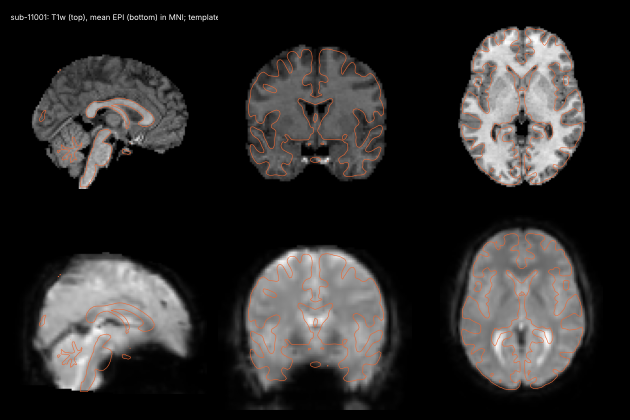
#> input picture derivatives/oxtfc/sub-11001/sub-11001_qc.png, 630 x 420 px; its folder holds only this picture in this run
$ python qc_montage.py
#> lines starting #> are read from the running program, lines starting #| are printed output that depends on the picture
"""Tile per-participant registration QC images into contact sheets for review.
Usage: python -I src/qc_montage.py  -> reports/figures/qc_montage_XX.png
(Participant IDs appear on these sheets: they are QC artefacts of public data.)"""
from pathlib import Path
import matplotlib
matplotlib.use("Agg")
import matplotlib.pyplot as plt
import matplotlib.image as mpimg

files = sorted(Path("derivatives/oxtfc").glob("sub-*/sub-*_qc.png"))
per = 12
for k in range(0, len(files), per):
    chunk = files[k:k + per]
    fig, axes = plt.subplots(4, 3, figsize=(15, 13), facecolor="black")
    for ax in axes.ravel():
        ax.axis("off")
    for ax, f in zip(axes.ravel(), chunk):
        ax.imshow(mpimg.imread(f))
    fig.tight_layout(pad=0.2)
    out = Path(f"derivatives/oxtfc/qc_montage_{k // per + 1:02d}.png")
    fig.savefig(out, dpi=60, facecolor="black")
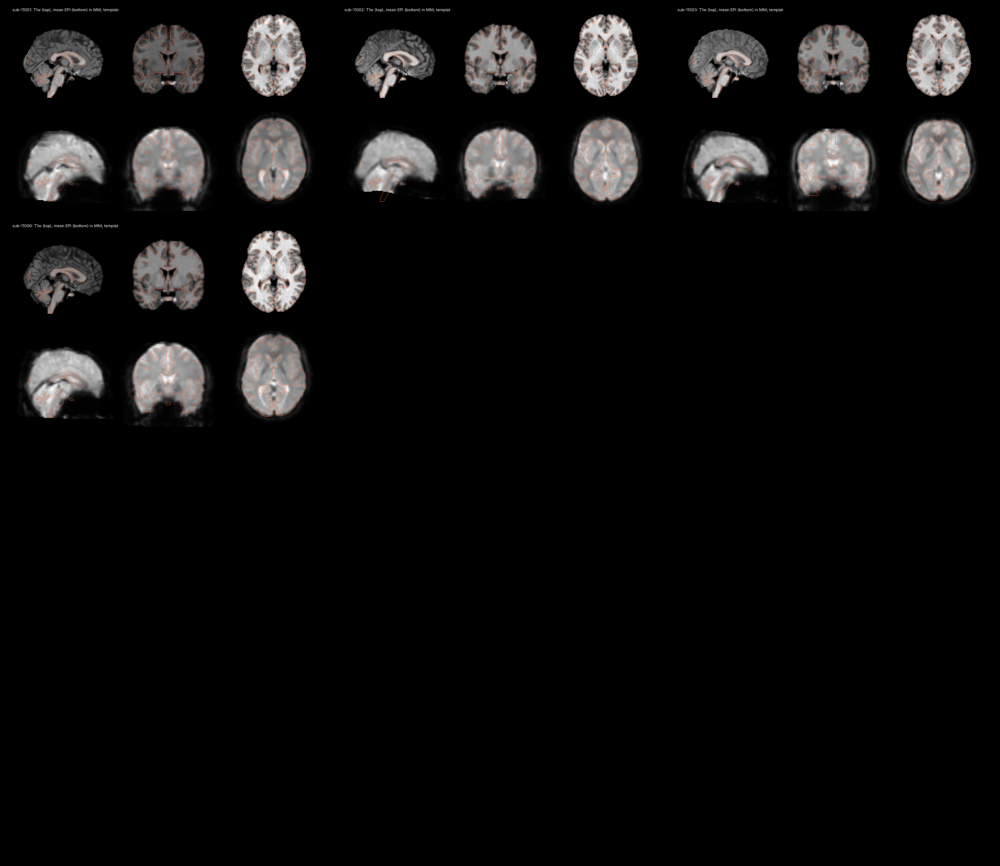
#> figure drawn by matplotlib, 4 panels
    plt.close(fig)
    print(out)
